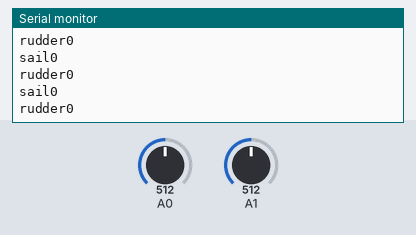
Bench run of a sketch on a simulated Arduino Uno, built with avr-gcc and run on an emulated ATmega328P. Shown: the last lines printed to the serial monitor. Inputs (shaded band) come from the test bench; at power-on: A0 = 512, A1 = 512.

Above: at 1.2 s.
1.3 s: A0 set to 531
At 1.34 s:
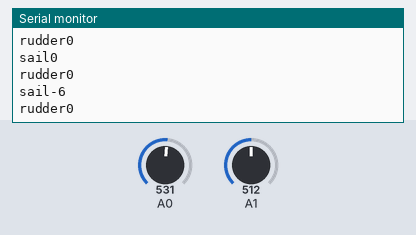
8.8 s: A1 set to 805
At 8.82 s:
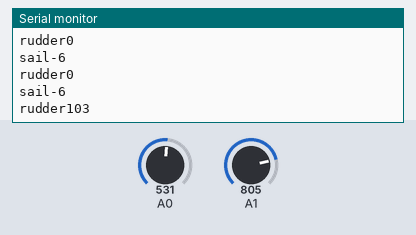
11.8 s: A1 set to 782
At 11.81 s:
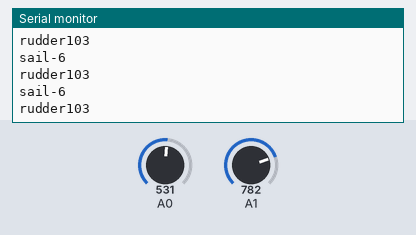
Timing chart, 0 to 14.3 s (numbered marks = the images above; inputs shaded):
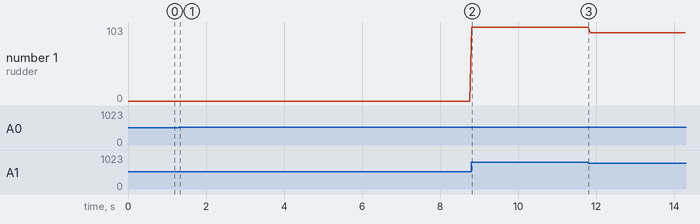

Measured:
- after the input at 1.3 s, the serial monitor: prints a new line at once (image 1)
- after the input at 8.8 s, the serial monitor: prints a new line at once (image 2)
- plotted number 1: 0 → 103 after the input at 8.8 s, 103 → 95 after the input at 11.8 s

The sketch:

arduinoInputCode.ino
```cpp
void setup() {
  // put your setup code here, to run once:
  Serial.begin(9600);
}

void loop() {
  // put your main code here, to run repeatedly:
  int sensorValue = analogRead(A0);
  int sensorValue2 = analogRead(A1);
  int sensorvalue = map(sensorValue, 0, 1023, 180, -180);
  int sensorvalue2 = map(sensorValue2, 0, 1023, -180, 180);
  Serial.print("sail");
  Serial.println(sensorvalue);
  Serial.print("rudder");
  Serial.println(sensorvalue2);
  delay(50);
}
```
